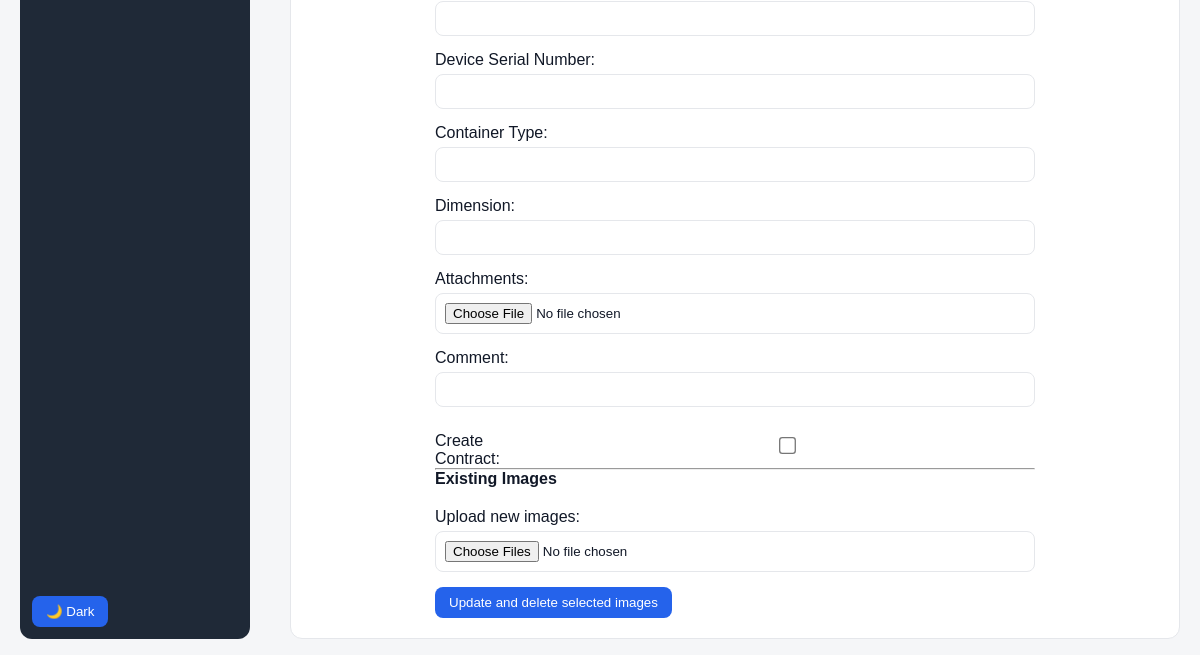
/sources/edit/31/ (signed in, lower part), run on an earlier commit of the app's database.
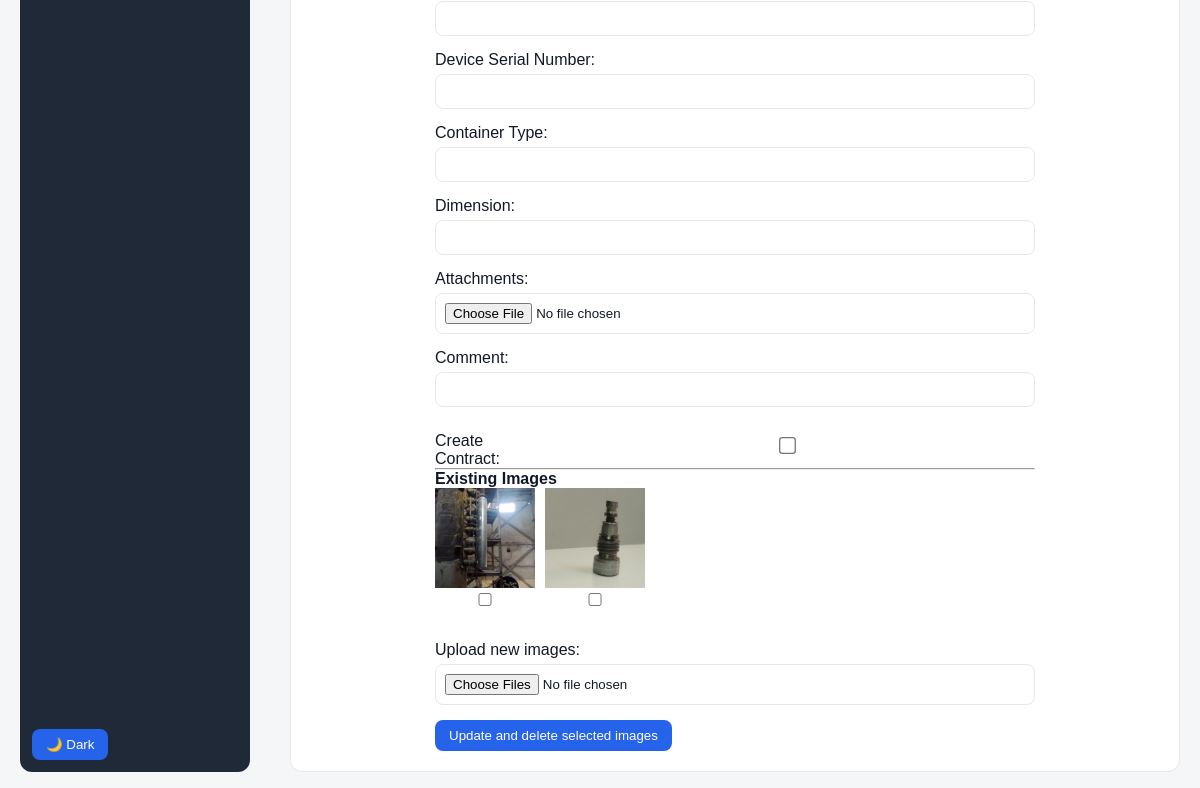
And on a later commit of the database.
### dashboard/models.py (models this page shows, shortened)
class DSRS(models.Model):
    Source_Type = models.CharField( max_length=10, choices=SOURCE_TYPE.choices, default="DSRS")
    Sso_Code = models.CharField(max_length=12,null=True, blank=True)
    Facility = models.CharField(max_length=100, blank=True, null=True)
    Origin_Type = models.CharField(max_length=20, choices=OriginType.choices)
    Date_received = models.DateField(blank=True, null=True)
    Origin_Facility = models.CharField(max_length=250,blank=True, null=True)
    Location = models.CharField(max_length=20)
    Status = models.CharField(max_length=15, choices=STATUS.choices)
    Status_Date = models.DateField()
    Responsible_Person = models.CharField(max_length=50,null=True, blank=True)
    Nuclide = models.ForeignKey(Nuclides, on_delete=models.SET_NULL, null=True, blank=True)
    activity_input = models.FloatField(null=True, blank=True)
    activity_unit = models.CharField(
        max_length=10,
        choices=[
            ('Bq', 'Bq'),
            ('kBq', 'kBq'),
            ('MBq', 'MBq'),
            ('GBq', 'GBq'),
            ('Ci', 'Ci'),
            ('mCi', 'mCi'),
            ('uCi', 'µCi'),
        ],
        default='Bq'
    )
    Activity_reference_date = models.DateField(null=True, blank=True)
    serial_number = models.CharField(max_length=25,null=True, blank=True)
    Dose_rate_surface_uSv = models.FloatField(null=True, blank=True)
    Dose_rate_1m_uSv = models.FloatField(null=True, blank=True)
    Dose_rate_measurement_date = models.DateField(null=True, blank=True)
    source_state = models.CharField(max_length=15, choices=SourceState.choices, null=True, blank=True)
    contamination_bq_cm2 = models.FloatField(null=True, blank=True)
    Source_Physical_Form = models.CharField(max_length=10, choices=SourceForm.choices, null=True, blank=True)
    Source_Manufacturer = models.CharField(max_length=50, blank=True, null=True)
    Source_Model = models.CharField(max_length=20,null=True, blank=True)
    Source_Practice = models.CharField(max_length=20, blank=True, null=True)
    Device_Manufacturer = models.CharField(max_length=50, blank=True, null=True)
    Device_Model = models.CharField(max_length=50, blank=True, null=True)
    Device_Serial_Number = models.CharField(max_length=50, blank=True, null=True)
    Container_Type = models.CharField(max_length=25, blank=True, null=True)
    Dimension = models.CharField(max_length=20, blank=True)
    Attachments = models.FileField(
        upload_to="DSRS_Doc",
        validators=[validate_attachment],
        blank=True,
        null=True
    )
    Comment = models.CharField(max_length=255, blank=True, null=True)
    created_by = models.ForeignKey(User, on_delete=models.CASCADE, editable=False)
    created_at = models.DateTimeField(auto_now_add=True)
    history = HistoricalRecords()
    initial_activity_bq = models.FloatField(null=True, blank=True)

class DSRSImage(models.Model):
    dsrs = models.ForeignKey(
        "DSRS",
        on_delete=models.CASCADE,
        related_name="dsrs_images"
    )
    file = models.FileField(
        upload_to="dsrs_images/",
        validators=[validate_attachment],
        blank=True,
        null=True
    )
    uploaded_at = models.DateTimeField(auto_now_add=True)

### dashboard/views.py (the view)
# urls.py: path('sources/edit/<int:pk>/', edit_source, name='edit_source'),
def edit_source(request, pk):
    if not group_required(request.user, ["DSRS Users", "SRS Users"]):
        return HttpResponseForbidden("No access")
    obj = get_object_or_404(DSRS, pk=pk)
    user_groups = set(request.user.groups.values_list("name", flat=True))
    is_srs_user = "SRS Users" in user_groups
    is_dsrs_user = "DSRS Users" in user_groups
    source_type = (obj.Source_Type or "").strip()
    if is_srs_user and source_type == "DSRS" and not is_dsrs_user:
        return HttpResponseForbidden("No access to DSRS records")
    if is_dsrs_user and source_type == "SRS" and not is_srs_user:
        return HttpResponseForbidden("No access to SRS records")
    if request.method == "POST":
        form = DSRSForm(request.POST, request.FILES, instance=obj)
        if form.is_valid():
            obj = form.save()
            if form.cleaned_data['create_contract']:
                Contract.objects.get_or_create(
                    dsrs=obj,
                    Source_Type = obj.Source_Type,
                    status=obj.Status,
                    status_date=obj.Status_Date,
                    facility=obj.Facility,
                    serial_number=obj.serial_number,
                    nuclide=str(obj.Nuclide) if obj.Nuclide else None,
                    activity=obj.current_activity_mci_value,
                    activity_unit="mCi",
                    activity_date=timezone.now().date(),
                )
            delete_ids = request.POST.getlist("delete_images")
            if delete_ids:
                DSRSImage.objects.filter(
                    id__in=delete_ids,
                    dsrs=obj
                ).delete()
            images = request.FILES.getlist("dsrs_images")
            for img in images:
                DSRSImage.objects.create(dsrs=obj, file=img)
            return redirect("tables")
    else:
        form = DSRSForm(instance=obj)
    return render(request, "dsrs/edit_source.html", {"form": form})

### dashboard/forms.py (shortened to what this page needs)
class DSRSForm(forms.ModelForm):
    create_contract = forms.BooleanField(
        required=False,
        label="Create Contract"
    )
    class Meta:
        model = DSRS
        exclude = ['created_by','created_at','initial_activity_bq']
        widgets = {
            'Date_received': forms.DateInput(attrs={'type': 'date'}),
            'Activity_reference_date': forms.DateInput(attrs={'type': 'date'}),
            'Status_Date': forms.DateInput(attrs={'type': 'date'}),
            'Dose_rate_measurement_date': forms.DateInput(attrs={'type': 'date'}),
        }
        labels = {
            "activity_input_mci": "Initial Activity (mCi)",
        }
    def __init__(self, *args, **kwargs):
        user = kwargs.pop("user", None)
        super().__init__(*args, **kwargs)
        for name, field in self.fields.items():
            if field.required:
                field.label = f"{field.label} *"

### dashboard/models.py (called while the page is built)
    def __str__(self):
        return self.name

### dashboard/views.py (called while the page is built)
def group_required(user, groups):
    return user.groups.filter(name__in=groups).exists()

### templates/dsrs/edit_source.html (shortened to what this page needs)
{% extends 'base.html' %}
{% load static %}
{% load crispy_forms_tags %}
{% block content %}
<div class="content">
    <div style="max-width:600px; margin:auto;">
<form method="POST" enctype="multipart/form-data">
   {% for field in form %}
    {% if field.name == "create_contract" %}
      <div class="form-check-inline">
         {{ field.label_tag }}
        {{ field }}
        </div>
    {% else %}
        <p>
            {{ field.label_tag }}
            {{ field }}
        </p>
    {% endif %}
{% endfor %}
        <hr>
<h4>Existing Images</h4>
<div style="display:flex; flex-wrap:wrap; gap:10px; margin-bottom:20px;">
    {% for img in form.instance.dsrs_images.all %}
        <div style="position:relative; text-align:center;">
            <img src="{{ img.file.url }}"
                 style="width:100px; height:100px; object-fit:cover; display:block;">
            <label>
                <input type="checkbox"
                       name="delete_images"
                       value="{{ img.id }}">
            </label>
        </div>
    {% endfor %}
</div>
<label>Upload new images:</label>
<input type="file" name="dsrs_images" multiple>
<button type="submit" class="btn btn-success">Update and delete selected images
     </button>
</form>
</div>
</div>
{% endblock %}

What changed in the data, as far as the page shows it:
added DSRSImage: file (picture)
added DSRSImage: file (picture)
